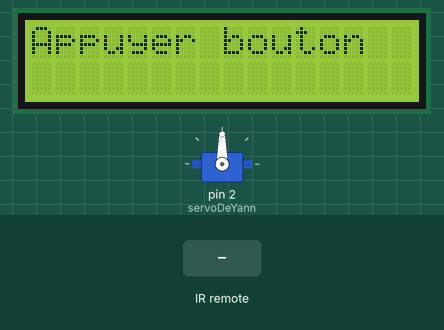
Recording of a sketch running on a simulated Arduino Uno, built with avr-gcc and run on an emulated ATmega328P. Shown: servo, 16×2 character LCD. Inputs (shaded band) come from the test bench. What the sketch prints to the serial monitor is not drawn.

Above: at 0.1 s.
3.3 s: infrared code 0xC received
At 4.9 s:
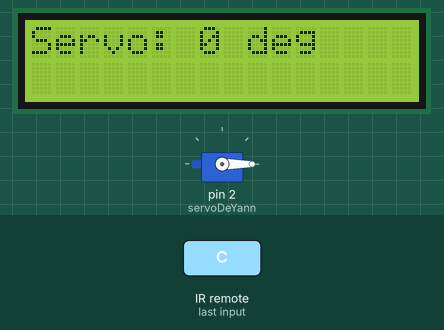
5.8 s: infrared code 0x5E received
At 6.6 s:
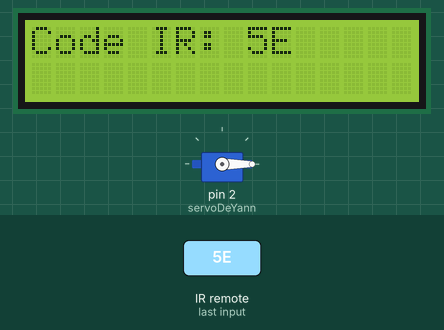
8.8 s: infrared code 0x18 received
At 10.1 s:
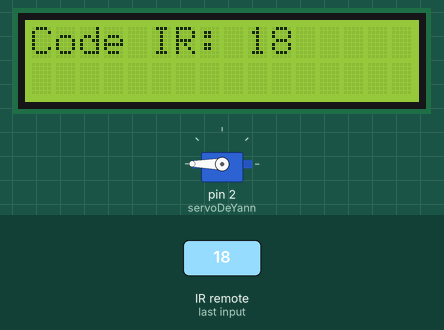
Timing chart, 0 to 11.8 s (numbered marks = the images above; inputs shaded):
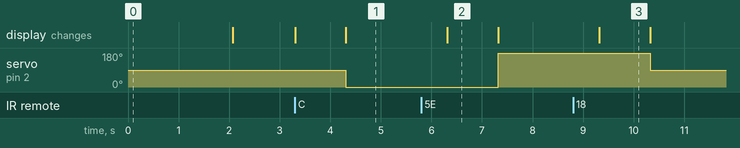

Measured:
- after the input at 3.3 s, servo on pin 2 (servoDeYann): 90° → 0° after 1.0 s; the display: first changes at once (image 1 shows a later state)
- after the input at 5.8 s, servo on pin 2 (servoDeYann): 0° → 180° after 1.5 s; the display: changes after 0.51 s (image 2)
- after the input at 8.8 s, servo on pin 2 (servoDeYann): 180° → 90° after 1.5 s; the display: changes after 0.52 s (image 3)
- what the display in image 2 shows lasts 1.0 s, from 6.3 s to 7.3 s

The sketch:

Irm.ino
```cpp
#include <IRremote.hpp>
#include <LiquidCrystal.h>
#include <Servo.h>

#define IR_RECEIVE_PIN 3
Servo servoDeYann;
LiquidCrystal lcd(7, 8, 9, 10, 11, 12);

void setup() {
    Serial.begin(9600);
    IrReceiver.begin(IR_RECEIVE_PIN, ENABLE_LED_FEEDBACK);
    servoDeYann.attach(2);
    lcd.begin(16, 2);
    lcd.print("Appuyer bouton");
    delay(2000);
    lcd.clear();
}

void loop() {
    if (IrReceiver.decode()) {
        Serial.print("Code IR reçu : ");
        Serial.println(IrReceiver.decodedIRData.command, HEX);

        lcd.clear();
        lcd.print("Code IR: ");
        lcd.print(IrReceiver.decodedIRData.command, HEX);
        delay(1000);

        switch (IrReceiver.decodedIRData.command) {
            case 0xC: // Bouton 1
                servoDeYann.write(0);
                lcd.clear();
                lcd.print("Servo: 0 deg");
                break;
            case 0x18: // Bouton 2
                servoDeYann.write(90);
                lcd.clear();
                lcd.print("Servo: 90 deg");
                break;
            case 0x5E: // Bouton 3
                servoDeYann.write(180);
                lcd.clear();
                lcd.print("Servo: 180 deg");
                break;
            default:
                lcd.clear();
                lcd.print("Code inconnu");
                break;
        }

        delay(2000);
        IrReceiver.resume(); // Préparer pour le prochain signal
    }
}
```
